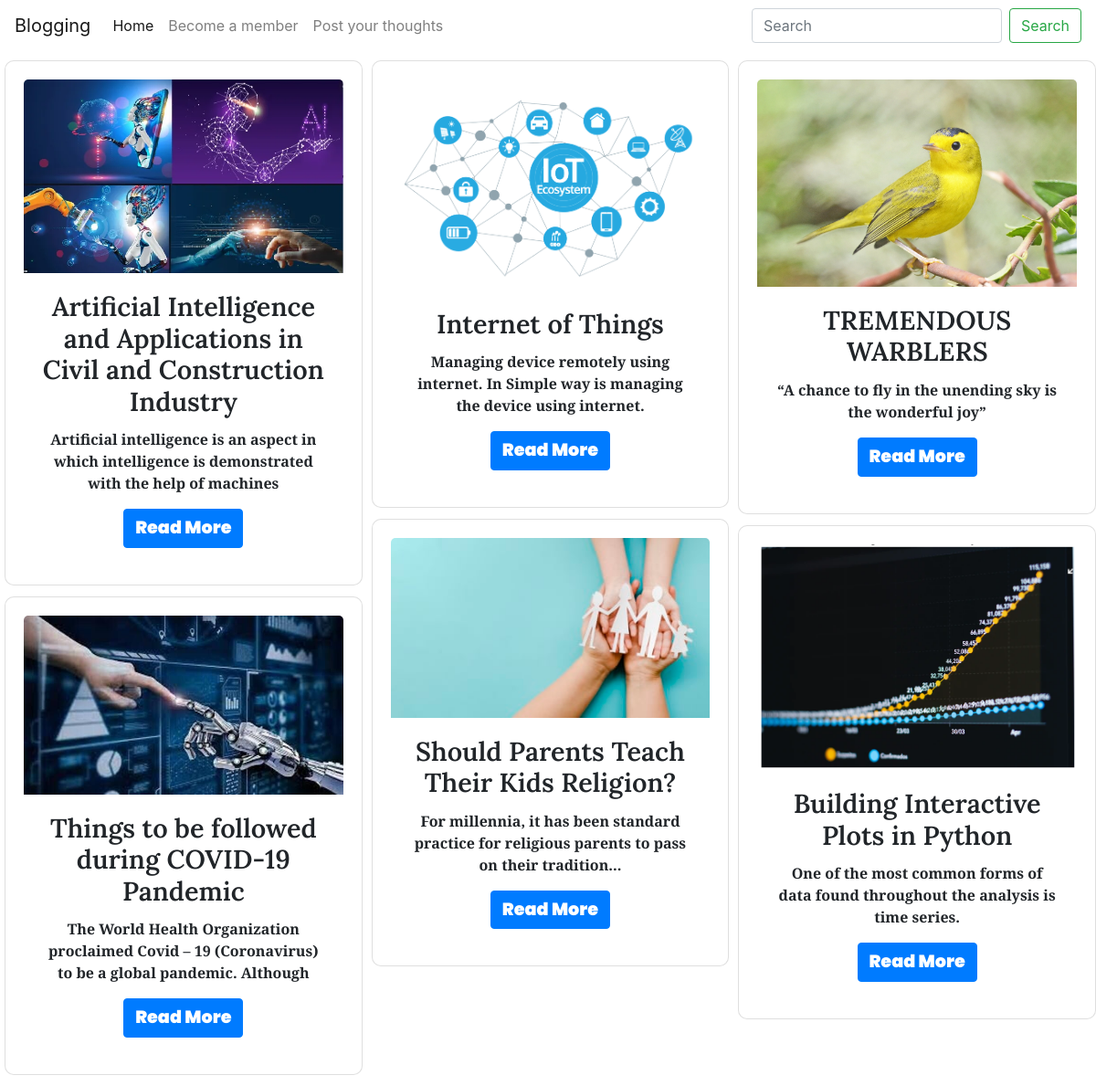
The page / on the database its author committed.
### tables this page shows
CREATE TABLE `createBlog` (
  `id` int NOT NULL,
  `title` varchar(255) NOT NULL,
  `description` varchar(255) NOT NULL,
  `content` text NOT NULL,
  `img_name` varchar(50) NOT NULL,
  `img_path` varchar(100) NOT NULL
);

### index.php (the view, shortened to what this page needs)
<?php
$conn = mysqli_connect("localhost", "Bala", "Bala@2703", "Blog");
$sql = "SELECT * FROM createBlog";
$query = mysqli_query($conn, $sql);
?>
<!DOCTYPE html>
<html lang="en">
<head>
  <link rel="stylesheet" href="https://stackpath.bootstrapcdn.com/bootstrap/4.5.2/css/bootstrap.min.css">
</head>
<body>
  <nav class="navbar navbar-expand-lg navbar-light" >
    <a class="navbar-brand" href="#">Blogging</a>
    <div class="collapse navbar-collapse" id="navbarNav">
      <ul class="navbar-nav mr-auto mt-2 mt-lg-0">
        <li class="nav-item active">
          <a class="nav-link" href="index.php">Home <span class="sr-only">(current)</span></a>
        </li>
        <li class="nav-item">
          <a class="nav-link" href="signup.php">Become a member</a>
        </li>
        <li class="nav-item">
          <a class="nav-link" href="login.php">Post your thoughts</a>
        </li>
      </ul>
      <form class="form-inline my-2 my-lg-0">
        <input class="form-control mr-sm-2" type="search" placeholder="Search" aria-label="Search">
        <button class="btn btn-outline-success my-2 my-sm-0" type="submit">Search</button>
      </form>
    </div>
  </nav>
  <div class="card-columns" style="margin-top: 10px;
  margin-left:5px;
  gap:10px">
    <?php foreach ($query as $q) { ?>
      <div class="card">
        <div class="card-body">
          <img src="<?php echo $q['img_path']?>" class="card-img-top" alt="...  ">
          <div class="card-body">
            <h5 class="card-title"> <?php echo $q["title"]; ?></h5>
            <p class="card-text"><?php echo $q['description']; ?></p>
            <a href="view.php?id=<?php echo $q['id'] ?>" style="font-size: 1.2rem; font-weight:900" class="btn btn-primary">Read More</a>
          </div>
        </div>
      </div>
    <?php } ?>
  </div>
</body>
</html>

### index.php (style rules this page uses)
.card { transition: 0.5s; border-radius: 10px; font-family: poppins, sans-serif; justify-content: center; align-items: center; text-align: center; }
.card-title { font-family: lora, serif; font-weight: 600; font-size: 1.8rem; }
.card-text { font-weight: 700; justify-content: center; align-items: center; text-align: center; font-family: 'Cormorant Garamond', serif; }
.card-img-top { border-radius: 5px 5px 0 0; }

### rows shown on the page
createblog: img_path (picture), title "Artificial Intelligence and Applications in Civil and Construction Industry", description "Artificial intelligence is an aspect in which intelligence is demonstrated with the help of machines"
createblog: img_path (picture), title "Things to be followed during COVID-19 Pandemic", description "The World Health Organization proclaimed Covid – 19 (Coronavirus) to be a global pandemic. Although"
createblog: img_path (picture), title "Internet of Things", description "Managing device remotely using internet. In Simple way is managing the device using internet."
createblog: img_path (picture), title "Should Parents Teach Their Kids Religion?", description "For millennia, it has been standard practice for religious parents to pass on their tradition..."
createblog: img_path (picture), title "TREMENDOUS WARBLERS", description "“A chance to fly in the unending sky is the wonderful joy”"
createblog: img_path (picture), title "Building Interactive Plots in Python", description "One of the most common forms of data found throughout the analysis is time series."
